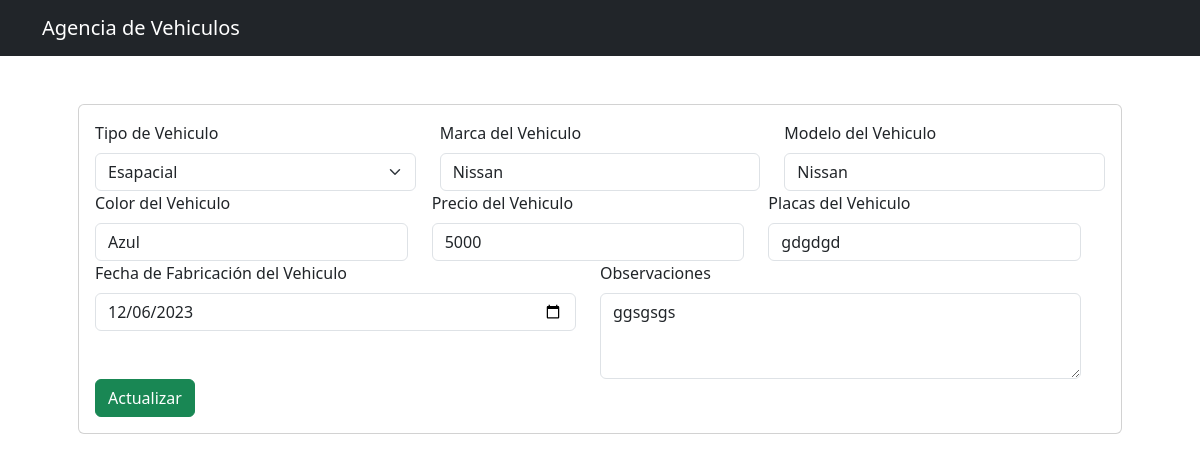
Screenshot of /editavehiculo.php?id=3 with the database file from the repository.
### tables this page shows
CREATE TABLE `vehiculos` (
  `id` int(10) NOT NULL AUTO_INCREMENT,
  `tipo_vehiculo` varchar(255) NOT NULL,
  `marca` varchar(255) NOT NULL,
  `modelo` varchar(255) NOT NULL,
  `color` varchar(255) NOT NULL,
  `precio` int(10) NOT NULL,
  `placas` varchar(255) NOT NULL,
  `fecha_fabricacion` varchar(10) NOT NULL,
  `observaciones` varchar(255) NOT NULL,
  PRIMARY KEY (`id`)
);

### editavehiculo.php (the view, shortened to what this page needs)
<?php
    include("db.php");
    if(isset($_GET['id'])){
        $id = $_GET['id'];
        $query = "SELECT * FROM vehiculos WHERE id = $id";
        $result = mysqli_query($conn, $query);
        if(mysqli_num_rows($result) == 1 ) {
            $row = mysqli_fetch_array($result);
            $tipo_vehiculo = $row['tipo_vehiculo'];
            $marca = $row['marca'];
            $modelo = $row['modelo'];
            $color = $row['color'];
            $precio = $row['precio'];
            $placas = $row['placas'];
            $fecha_fabricacion = $row['fecha_fabricacion'];
            $observaciones = $row['observaciones'];
        }
    }
?>
<?php include("includes/header.php") ?>
<div class="container p-5">
    <div class="col-md-14">
        <div class="card card-body">
            <form action="editavehiculo.php?id=<?php echo $_GET['id']; ?>" method="POST">
                <div class="row">
                    <div class="col">
                        <label for="exampleInputEmail1" class="form-label">Tipo de Vehiculo</label>
                        <select class="form-select" aria-label="Default select example" name="tipo_vehiculo">
                            <option selected><?php echo $tipo_vehiculo; ?></option>
                        </select>
                    </div>
                    <div class="col">
                        <label for="exampleInputEmail1" class="form-label">Marca del Vehiculo</label>
                        <input type="text" class="form-control" name="marca"
                            placeholder="Actualiza la Marca del Vehiculo" aria-label="First name"
                            value="<?php echo $marca; ?>">
                    </div>
                    <div class="col">
                        <label for="exampleInputEmail1" class="form-label">Modelo del Vehiculo</label>
                        <input type="text" class="form-control" name="modelo"
                            placeholder="Actualiza el Modelo del Vehiculo" aria-label="Last name"
                            value="<?php echo $modelo; ?>">
                    </div>
                    <div class="row">
                        <div class="col">
                            <label for="exampleInputEmail1" class="form-label">Color del Vehiculo</label>
                            <input type="text" class="form-control" name="color"
                                placeholder="Actualiza el Color del Vehiculo" aria-label="Last name"
                                value="<?php echo $color; ?>">
                        </div>
                        <div class="col">
                            <label for="exampleInputEmail1" class="form-label">Precio del Vehiculo</label>
                            <input type="text" class="form-control" name="precio"
                                placeholder="Actualiza el Precio del Vehiculo" aria-label="Last name"
                                value="<?php echo $precio; ?>">
                        </div>
                        <div class="col">
                            <label for="exampleInputEmail1" class="form-label">Placas del Vehiculo</label>
                            <input type="text" class="form-control" name="placas"
                                placeholder="Actualiza las Placas del Vehiculo" aria-label="Last name"
                                value="<?php echo $placas; ?>">
                        </div>
                    </div>
                    <div class="row">
                        <div class="col">
                            <label for="exampleInputEmail1" class="form-label">Fecha de Fabricación del Vehiculo</label>
                            <input type="date" class="form-control" name="fecha_fabricacion" aria-label="Last name"
                                value="<?php echo $fecha_fabricacion; ?>">
                        </div>
                        <div class="col">
                            <label for="exampleInputEmail1" class="form-label">Observaciones</label>
                            <textarea class="form-control" name="observaciones" id="exampleFormControlTextarea1"
                                rows="3"
                                placeholder="Actualiza las Observaciones......"><?php echo $observaciones; ?></textarea>
                        </div>
                    </div>
                    <div class="row">
                        <div class="col">
                            <button class="btn btn-success" name="update">Actualizar</button>
                        </div>
                    </div>
                </div>
            </form>
        </div>
    </div>
</div>

### rows the page displays
vehiculos: tipo_vehiculo "Esapacial", marca "Nissan", modelo "Nissan", color "Azul", precio "5000", placas "gdgdgd", fecha_fabricacion "12/06/2023", observaciones "ggsgsgs"
